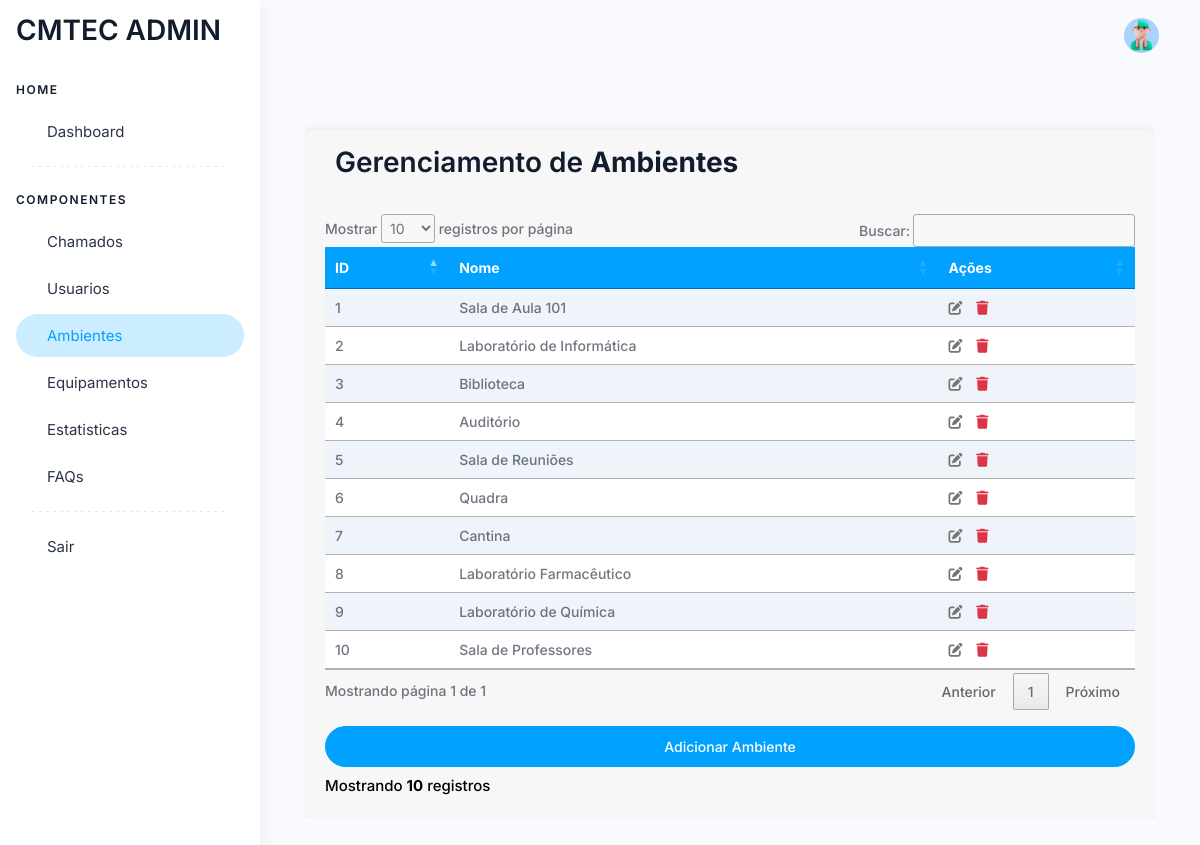
Screenshot of /admin/paginas/html/ambientes.php (signed in) with the database file from the repository.
### tables this page shows
CREATE TABLE Ambiente (
    codAmbiente INT AUTO_INCREMENT PRIMARY KEY,
    descricao VARCHAR(255) NOT NULL
);

### admin/paginas/html/ambientes.php (the view, shortened to what this page needs)
<?php
include '../../../Controller/conexao.php';
$sql = "SELECT codAmbiente, descricao FROM Ambiente";
$stmt = $pdo->prepare($sql);
$stmt->execute();
$ambientes = $stmt->fetchAll(PDO::FETCH_ASSOC);
?>
<!doctype html>
<html lang="pt-br">
<head>
  <link rel="stylesheet" href="../assets/css/styles.min.css" />
  <link rel="stylesheet" href="../assets/css/usuario.css" />
  <link href="https://cdnjs.cloudflare.com/ajax/libs/font-awesome/6.1.1/css/all.min.css" rel="stylesheet">
  <link rel="stylesheet" href="https://cdn.datatables.net/1.13.4/css/jquery.dataTables.min.css">
</head>
<body>
  <div class="page-wrapper" id="main-wrapper" data-layout="vertical" data-navbarbg="skin6" data-sidebartype="full"
    data-sidebar-position="fixed" data-header-position="fixed">
    <aside class="left-sidebar">
      <div>
        <div class="brand-logo d-flex align-items-center justify-content-between" >
          <a href="index.php" class="text-nowrap logo-img" >
            <h2>CMTEC ADMIN</h2>
          </a>
        </div>
        <nav class="sidebar-nav scroll-sidebar" data-simplebar="">
          <ul id="sidebarnav">
            <li class="nav-small-cap">
              <span class="hide-menu">Home</span>
            </li>
            <li class="sidebar-item">
              <a class="sidebar-link" href="index.php" aria-expanded="false">
                <span class="hide-menu">Dashboard</span>
              </a>
            </li>
            <li>
              <span class="sidebar-divider lg"></span>
            </li>
            <li class="nav-small-cap">
              <span class="hide-menu">Componentes</span>
            </li>
            <li class="sidebar-item">
              <a class="sidebar-link" href="chamados.php" aria-expanded="false">
                <span class="hide-menu">Chamados</span>
              </a>
            </li>
            <li class="sidebar-item">
              <a class="sidebar-link" href="usuarios.php" aria-expanded="false">
                <span class="hide-menu">Usuarios</span>
              </a>
            </li>
            <li class="sidebar-item">
              <a class="sidebar-link" href="ambientes.php" aria-expanded="false">
                <span class="hide-menu">Ambientes</span>
              </a>
            </li>
            <li class="sidebar-item">
              <a class="sidebar-link" href="equipamentos.php" aria-expanded="false">
                <span class="hide-menu">Equipamentos</span>
              </a>
            </li>
            <li class="sidebar-item">
              <a class="sidebar-link" href="estatisticas.php" aria-expanded="false">
                <span class="hide-menu">Estatisticas</span>
              </a>
            </li>
            <li class="sidebar-item">
              <a class="sidebar-link" href="FAQ.php" aria-expanded="false">
                <span class="hide-menu">FAQs</span>
              </a>
            </li>
            <li>
              <span class="sidebar-divider lg"></span>
            </li>
            <li class="sidebar-item">
              <a class="sidebar-link" href="../../deslogar.php" aria-expanded="false">
                <span class="hide-menu">Sair</span>
              </a>
            </li>
        </nav>
      </div>
    </aside>
    <div class="body-wrapper">
      <header class="app-header">
        <nav class="navbar navbar-expand-lg navbar-light">
          <div class="navbar-collapse justify-content-end px-0" id="navbarNav">
            <ul class="navbar-nav flex-row ms-auto align-items-center justify-content-end">
              <li class="nav-item dropdown">
                <a class="nav-link " href="javascript:void(0)" id="drop2" data-bs-toggle="dropdown"
                  aria-expanded="false">
                  <img src="../assets/images/profile/user-1.jpg" alt="" width="35" height="35" class="rounded-circle">
                </a>
              </li>
            </ul>
          </div>
        </nav>
      </header>
      <div class="body-wrapper-inner">
        <div class="container-fluid">
          <div class="table-responsive">
    <div class="table-wrapper">
        <div class="table-title">
            <div class="row">
                <div class="col-xs-5">
                    <h2>Gerenciamento de <b>Ambientes</b></h2>
                </div>
            </div>
        </div>
        <table id="ambientesTable" class="table table-striped table-hover">
            <thead>
                <tr>
                    <th>ID</th>
                    <th>Nome</th>
                    <th>Ações</th>
                </tr>
            </thead>
            <tbody>
                <?php foreach ($ambientes as $ambiente): ?>
                    <tr>
                        <td><?php echo htmlspecialchars($ambiente['codAmbiente']); ?></td>
                        <td><?php echo htmlspecialchars($ambiente['descricao']); ?></td>
                        <td class="actions">
                            <a href="#" class="fa fa-edit" title="Editar" data-toggle="modal" data-target="#editModal<?php echo $ambiente['codAmbiente']; ?>"></a>
                            <a href="../../../DAO/ambiente/ambienteDelete.php?id=<?php echo htmlspecialchars($ambiente['codAmbiente']); ?>" class="fa fa-trash" title="Excluir" data-toggle="tooltip" onclick="return confirm('Tem certeza que deseja excluir este ambiente?');"></a>
                        </td>
                    </tr>
                <?php endforeach; ?>
            </tbody>
        </table>
        <div class="clearfix">
            <button type="button" class="btn btn-primary mt-3 w-100" data-toggle="modal" data-target="#addAmbienteModal">Adicionar Ambiente</button>
            <div class="hint-text mt-2">Mostrando <b><?php echo count($ambientes); ?></b> registros</div>
        </div>
    </div>
</div>
        </div>
        </div>
      </div>
    </div>
</body>
</html>

### admin/paginas/assets/css/usuario.css (style rules this page uses)
.table-wrapper { background: #f7f7f7; padding: 20px; border-radius: 8px; box-shadow: 0 0 10px rgba(0, 0, 0, 0.1); margin-top: 20px; }
.table-title { padding-bottom: 15px; color: #fff; padding: 16px 30px; margin: -20px -20px 10px; border-radius: 8px 8px 0 0; }
.table thead th { background-color: #00a1ff; color: #fff; border: none; }
.table tbody tr:nth-child(even) { background-color: #f2f2f2; }
.table tbody td { vertical-align: middle; }
.hint-text { font-size: 15px; margin-top: 10px; color: #000000; }
.table tbody .actions a { margin-right: 10px; }
.table tbody .actions a.fa-edit { color: #747474 !important; }
.table tbody .actions a.fa-trash { color: #dc3545 !important; }

### rows the page displays
ambiente: codAmbiente "1", descricao "Sala de Aula 101"
ambiente: codAmbiente "2", descricao "Laboratório de Informática"
ambiente: codAmbiente "3", descricao "Biblioteca"
ambiente: codAmbiente "4", descricao "Auditório"
ambiente: codAmbiente "5", descricao "Sala de Reuniões"
ambiente: codAmbiente "6", descricao "Quadra"
ambiente: codAmbiente "7", descricao "Cantina"
ambiente: codAmbiente "8", descricao "Laboratório Farmacêutico"
ambiente: codAmbiente "9", descricao "Laboratório de Química"
ambiente: codAmbiente "10", descricao "Sala de Professores"

### other values shown
count($ambientes) "10"
